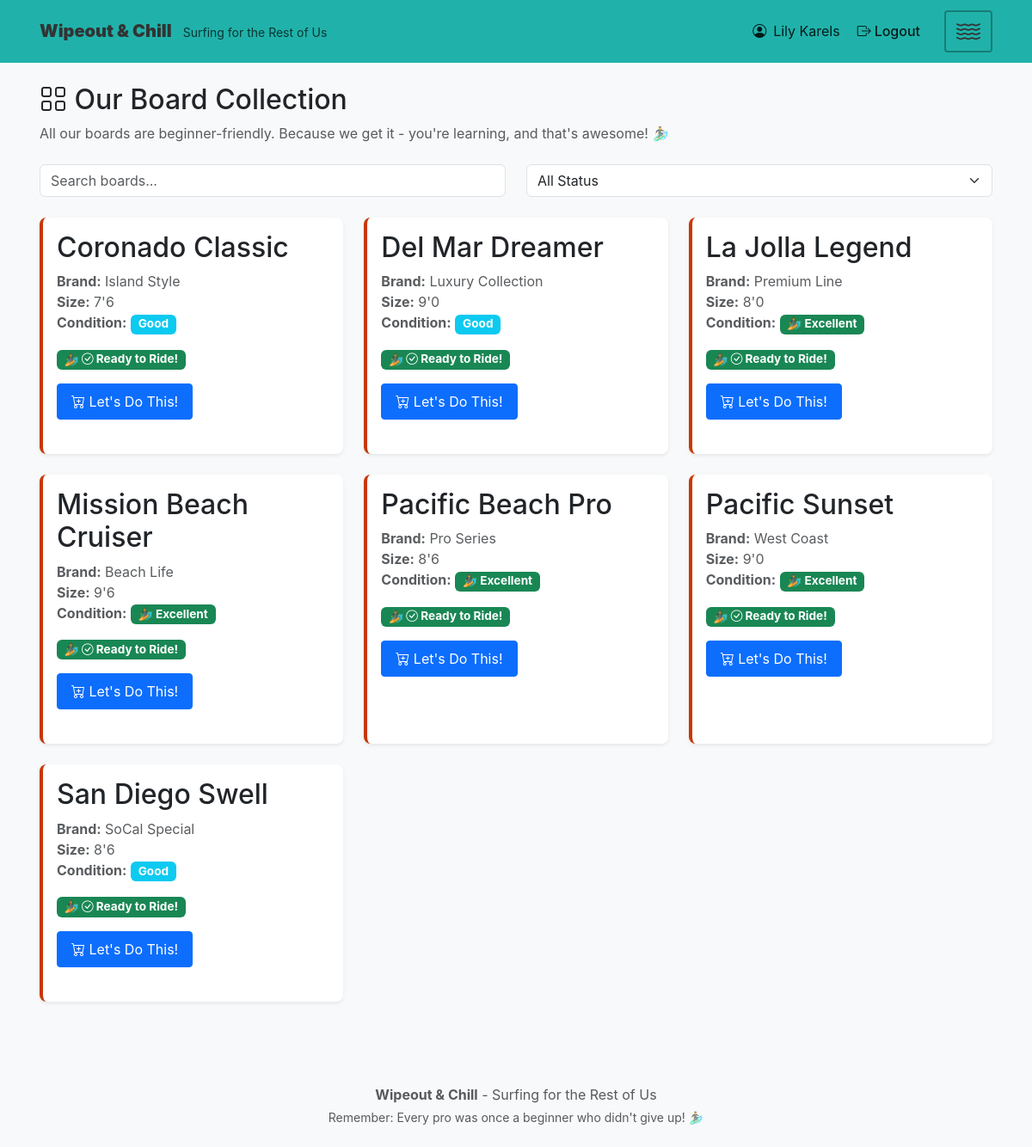
/boards (signed in), run on the app's committed database.
### models/user.py (models this page shows, shortened)
class User(db.Model, UserMixin):
    __tablename__ = 'users'
    id = db.Column(db.String(36), primary_key=True, default=lambda: str(uuid.uuid4()))
    email = db.Column(db.String(255), unique=True, nullable=False)
    full_name = db.Column(db.String(255), nullable=False)
    password_hash = db.Column(db.String(255), nullable=False)  # Password hash for authentication
    location_id = db.Column(db.String(36), db.ForeignKey('locations.id', ondelete='SET NULL'), nullable=True)
    role = db.Column(db.String(50), default='user', nullable=False)
    created_at = db.Column(db.DateTime, default=datetime.utcnow, nullable=False)
    updated_at = db.Column(db.DateTime, default=datetime.utcnow, onupdate=datetime.utcnow, nullable=False)
    @classmethod
    def find_by_id(cls, user_id):
        return cls.query.get(user_id)
    def is_admin(self):
        from utils.constants import USER_ROLE_ADMIN
        return self.role == USER_ROLE_ADMIN

### models/board.py (models this page shows, shortened)
class Board(db.Model):
    __tablename__ = 'boards'
    STATUS_AVAILABLE = BOARD_STATUS_AVAILABLE
    STATUS_CHECKED_OUT = BOARD_STATUS_CHECKED_OUT
    STATUS_DAMAGED = BOARD_STATUS_DAMAGED
    STATUS_IN_REPAIR = BOARD_STATUS_IN_REPAIR
    STATUS_REPLACED = BOARD_STATUS_REPLACED
    CONDITION_EXCELLENT = BOARD_CONDITION_EXCELLENT
    CONDITION_GOOD = BOARD_CONDITION_GOOD
    CONDITION_FAIR = BOARD_CONDITION_FAIR
    id = db.Column(db.String(36), primary_key=True, default=lambda: str(uuid.uuid4()))
    location_id = db.Column(db.String(36), db.ForeignKey('locations.id', ondelete='CASCADE'), nullable=False)
    name = db.Column(db.String(255), nullable=False)
    brand = db.Column(db.String(100), nullable=True)
    size = db.Column(db.String(50), nullable=True)
    image_url = db.Column(db.String(500), nullable=True)  # URL to surfboard image
    status = db.Column(db.String(50), default=BOARD_STATUS_AVAILABLE, nullable=False)
    condition = db.Column(db.String(50), default=BOARD_CONDITION_GOOD, nullable=True)
    created_at = db.Column(db.DateTime, default=datetime.utcnow, nullable=False)
    updated_at = db.Column(db.DateTime, default=datetime.utcnow, onupdate=datetime.utcnow, nullable=False)
    @classmethod
    def find_by_location(cls, location_id):
        return cls.query.filter_by(location_id=location_id).order_by(cls.name).all()

### routes/user_routes.py (the view)
@user_routes.route('/boards')
@login_required
def boards():
    location_id = get_selected_location_id()
    boards_list = Board.find_by_location(location_id) if location_id else []
    all_locations = Location.find_all()
    current_location = Location.find_by_id(location_id) if location_id else None
    return render_template('user/boards.html',
                         boards=boards_list,
                         all_locations=all_locations,
                         current_location=current_location,
                         selected_location_id=location_id)

### app.py (called while the page is built)
@login_manager.user_loader
def load_user(user_id):
    return User.find_by_id(user_id)

### models/location.py (called while the page is built)
    @classmethod
    def find_all(cls):
        return cls.query.all()

    @classmethod
    def find_by_id(cls, location_id):
        return cls.query.get(location_id)

### routes/user_routes.py (called while the page is built, shortened)
def get_selected_location_id():
    location_id = session.get('selected_location_id')
    return location_id

### templates/user/boards.html (shortened to what this page needs)
{% extends "base.html" %}
{% block content %}
<div class="row">
    <div class="col-12">
        <h1 class="mb-2">
            <i class="bi bi-grid"></i> Our Board Collection
        </h1>
        <p class="text-muted mb-4">All our boards are beginner-friendly. Because we get it - you're learning, and that's awesome! 🏄‍♂️</p>
    </div>
</div>
<div class="row mb-4">
    <div class="col-md-6">
        <input type="text" class="form-control" id="boardSearch" placeholder="Search boards...">
    </div>
    <div class="col-md-6">
        <select class="form-select" id="statusFilter">
            <option value="all">All Status</option>
        </select>
    </div>
</div>
<div class="row" id="boardsGrid">
    {% if boards %}
        {% for board in boards %}
        <div class="col-md-4 mb-4 board-card-wrapper" data-board-id="{{ board.id }}" data-status="{{ board.status }}" data-name="{{ board.name|lower }}" data-brand="{{ board.brand|lower if board.brand else '' }}">
            <div class="card h-100 shadow-sm board-card">
                <div class="card-body">
                    <h5 class="card-title">{{ board.name }}</h5>
                    <p class="card-text text-muted">
                        {% if board.brand %}<strong>Brand:</strong> {{ board.brand }}<br>{% endif %}
                        {% if board.size %}<strong>Size:</strong> {{ board.size }}<br>{% endif %}
                        <strong>Condition:</strong>
                        <span class="badge bg-{% if board.condition == 'excellent' %}success{% elif board.condition == 'good' %}info{% else %}warning{% endif %}">
                            {{ board.condition|title }}
                        </span>
                    </p>
                    {% if board.status == 'available' %}
                        <span class="badge bg-success mb-2">
                            <i class="bi bi-check-circle"></i> Ready to Ride!
                        </span>
                        <br>
                        <button class="btn btn-primary btn-sm mt-2 checkout-btn" data-board-id="{{ board.id }}">
                            <i class="bi bi-cart-plus"></i> Let's Do This!
                        </button>
                    {% elif board.status == 'damaged' %}
                        <span class="badge bg-danger mb-2">
                            <i class="bi bi-exclamation-triangle"></i> Taking a Break
                        </span>
                        <p class="text-muted small mt-2 mb-0">Even boards need rest sometimes!</p>
                    {% elif board.status == 'in_repair' %}
                        <span class="badge bg-secondary mb-2">
                            <i class="bi bi-tools"></i> Getting Some TLC
                        </span>
                        <p class="text-muted small mt-2 mb-0">Back soon, better than ever!</p>
                    {% endif %}
                </div>
            </div>
        </div>
        {% endfor %}
    {% endif %}
</div>
{% endblock %}

### templates/base.html (shortened to what this page needs)
<!DOCTYPE html>
<html lang="en">
<head>
    <link href="https://cdn.jsdelivr.net/npm/bootstrap@5.3.2/dist/css/bootstrap.min.css" rel="stylesheet">
    <link href="https://cdn.jsdelivr.net/npm/bootstrap-icons@1.11.1/font/bootstrap-icons.css" rel="stylesheet">
    <link href="{{ url_for('static', filename='css/custom.css') }}" rel="stylesheet">
    <link href="{{ url_for('static', filename='css/animations.css') }}" rel="stylesheet">
    <link href="{{ url_for('static', filename='css/branding.css') }}" rel="stylesheet">
</head>
<body>
    <nav class="navbar navbar-expand-lg navbar-teal">
        <div class="container">
            <a class="navbar-brand" href="{{ url_for('user_routes.dashboard') }}">
                <strong>Wipeout & Chill</strong>
                <small class="d-none d-md-inline ms-2" style="font-size: 0.7em;">Surfing for the Rest of Us</small>
            </a>
            {% if current_user.is_authenticated %}
            <div class="d-flex align-items-center">
                <ul class="navbar-nav d-flex flex-row align-items-center me-3">
                    <li class="nav-item">
                        <span class="navbar-text d-flex align-items-center">
                            <i class="bi bi-person-circle me-2"></i> {{ current_user.full_name }}
                        </span>
                    </li>
                    <li class="nav-item">
                        <a class="nav-link d-flex align-items-center" href="{{ url_for('auth_routes.logout') }}">
                            <i class="bi bi-box-arrow-right me-1"></i> Logout
                        </a>
                    </li>
                </ul>
                <button class="navbar-toggler wave-menu-btn" type="button" data-bs-toggle="collapse" data-bs-target="#navbarNav" aria-controls="navbarNav" aria-expanded="false" aria-label="Toggle navigation">
                    <i class="bi bi-water"></i>
                </button>
            </div>
            {% else %}
            <button class="navbar-toggler" type="button" data-bs-toggle="collapse" data-bs-target="#navbarNav" aria-controls="navbarNav" aria-expanded="false" aria-label="Toggle navigation">
                <span class="navbar-toggler-icon"></span>
            </button>
            {% endif %}
        </div>
    </nav>
    <main class="container my-4">
        {% block content %}{% endblock %}
    </main>
    <footer class="bg-light mt-5 py-4">
        <div class="container text-center">
            <p class="text-muted mb-1"><strong>Wipeout & Chill</strong> - Surfing for the Rest of Us</p>
            <p class="text-muted mb-0 small">Remember: Every pro was once a beginner who didn't give up! 🏄‍♂️</p>
        </div>
    </footer>
</body>
</html>

### static/css/custom.css (style rules this page uses)
:root { --primary-color: #0077BE; --secondary-color: #20B2AA; --success-color: #28A745; --warning-color: #FFC107; --danger-color: #DC3545; --info-color: #17A2B8; --teal-color: #20B2AA; --teal-dark: #1a8f88; }
.navbar-teal { background-color: var(--teal-color) !important; color: #333; padding: 0.75rem 0; }
.navbar-teal .navbar-brand { color: #333 !important; font-weight: 600; font-size: clamp(1rem, 2.5vw, 1.25rem); }
.navbar-teal .navbar-brand small { color: rgba(0, 0, 0, 0.7) !important; font-weight: 400; font-size: clamp(0.65rem, 1.5vw, 0.875rem); }
.navbar-teal .nav-link { color: rgba(0, 0, 0, 0.85) !important; font-weight: 500; padding: 0.5rem clamp(0.5rem, 2vw, 1rem); font-size: clamp(0.875rem, 1.5vw, 1rem); }
.navbar-teal .navbar-text { color: rgba(0, 0, 0, 0.85) !important; margin: 0; padding: 0.5rem 0; }
.navbar-teal .wave-menu-btn { border: 2px solid rgba(0, 0, 0, 0.3); padding: clamp(0.375rem, 1vw, 0.5rem) clamp(0.5rem, 1.5vw, 0.75rem); border-radius: 0.25rem; background: transparent; display: flex !important; align-items: center; justify-content: center; width: auto; height: auto; min-width: 2.5rem; }
.navbar-teal .wave-menu-btn .bi-water { font-size: clamp(1.25rem, 3vw, 1.75rem); color: #333 !important; display: block !important; line-height: 1; }
.navbar-teal .navbar-nav.d-flex { gap: 0.5rem; }
.navbar-teal .navbar-nav.d-flex .nav-item { display: flex; align-items: center; }
.navbar-teal { position: relative; }
.navbar-teal .container { position: relative; }
.navbar-teal .navbar-nav.d-flex { margin-left: auto; }
.navbar-teal .navbar-nav.d-flex .nav-link { padding: 0.5rem 0.75rem; }
body { background-color: #F8F9FA; font-family: -apple-system, BlinkMacSystemFont, 'Segoe UI', Roboto, 'Helvetica Neue', Arial, sans-serif; }
.board-card { transition: transform 0.2s ease, box-shadow 0.2s ease; cursor: pointer; }
.badge { font-size: 0.85em; padding: 0.35em 0.65em; }
.btn { transition: all 0.2s ease; }
.card { border: none; border-radius: 8px; }
body { font-size: clamp(0.875rem, 1.5vw, 1rem); }
h1, h2, h3, h4, h5, h6 { font-size: clamp(1.25rem, 3vw, 2rem); }
.container { padding-left: clamp(0.75rem, 3vw, 1rem); padding-right: clamp(0.75rem, 3vw, 1rem); }
.card { margin-bottom: clamp(0.75rem, 2vw, 1.5rem); }
.btn { padding: clamp(0.375rem, 1vw, 0.5rem) clamp(0.75rem, 2vw, 1rem); font-size: clamp(0.875rem, 1.5vw, 1rem); }

### static/css/branding.css (style rules this page uses)
:root { --wipeout-blue: #0B162A; --wipeout-orange: #C83803; --wipeout-fall: #8B4513; --wipeout-chicago: #E31837; }
.board-card { transition: all 0.3s ease; border-left: 4px solid var(--wipeout-orange); }
.badge.bg-success::before { content: "🏄 "; }

### data on the page
User: full_name "Lily Karels"
Board: name "Coronado Classic", brand "Island Style", size "7'6", condition "Good"
Board: name "Del Mar Dreamer", brand "Luxury Collection", size "9'0", condition "Good"
Board: name "La Jolla Legend", brand "Premium Line", size "8'0", condition "Excellent"
Board: name "Mission Beach Cruiser", brand "Beach Life", size "9'6", condition "Excellent"
Board: name "Pacific Beach Pro", brand "Pro Series", size "8'6", condition "Excellent"
Board: name "Pacific Sunset", brand "West Coast", size "9'0", condition "Excellent"
Board: name "San Diego Swell", brand "SoCal Special", size "8'6", condition "Good"
